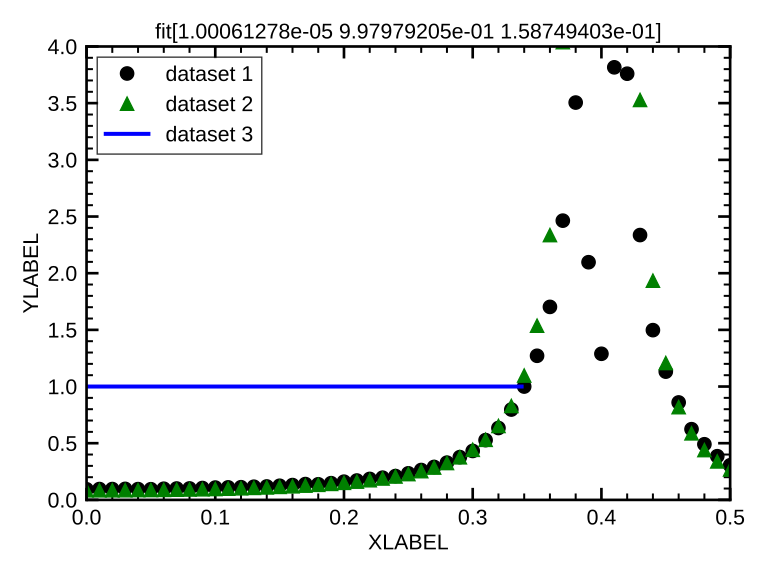

This chart was generated by the following Python code:
import sys,glob,json
import numpy as np
from tqdm import *

sys.path.insert(1,"../../../../../../../niceplot")
from niceplot import *
from nicecontour import *

from scipy.interpolate import RegularGridInterpolator
from scipy.optimize import curve_fit,minimize

sys.path.insert(1,"../../../../")
from pySEA.rayTEM.assemblies import load_microscope as mic_load
from pySEA.rayTEM import MicroscopeSection,Source,Lens,Drift,columnByName,Aperture,measureAtZ
from pySEA.rayTEM.xmlNion import lookupStrengthsXML

def main():
	#I_crit_from_2D()
	#analytical_crossover_fitting()
	#visualize_fitted()
	analytical_crossover_fitting2()
	#visualize_fitted()


def I_crit_from_2D():
	# 2D LENS SWEEPS (higher res than with PLs, but zoomed-in on where i manually found the cross-overs via wobbling)
	path = '/mnt/emmadrive/Instruments/MACSTEM/USERS/Thomas Pfeifer/TWP20260517/tools/calsweeps_CLs_v04/'
	rundict = { "A":["CL2","CL3",0], "B":["CL2","CL3",.3], # which CL, is used to focus to which other CL, and what's the 3rd's value
			"C":["CL1","CL2",0], "D":["CL1","CL3",0],
			"E":["CL3","CL2",0], "F":["CL3","CL1",0], "G":["CL2","CL1",0] }
	# SURFACE HEATMAPS (diameter vs lens A vs lens B), INTERPOLATE/SMOOTH, FIND WHERE dD/dB==0
	for k,(xlens,ylens,zval) in rundict.items():
		diameters = np.load(path+k+"_diameters.npy")
		dim_a = np.load(path+k+"_"+xlens+".npy")
		dim_b = np.load(path+k+"_"+ylens+".npy")
		#contour(diameters.T,dim_a,dim_b,heatOrContour="pix",xlabel=xlens,ylabel=ylens)
		interp = RegularGridInterpolator((dim_a,dim_b),diameters)
		int_a = np.linspace(min(dim_a),max(dim_a),1000)
		int_b = np.linspace(min(dim_b),max(dim_b),1002)
		int_aa,int_bb = np.meshgrid(int_a,int_b,indexing='ij')
		interpolated = interp((int_aa,int_bb)) #; print(np.shape(interpolated))
		dzdb=interpolated[:,1:]-interpolated[:,:-1]
		a = np.argmin( np.amax( np.absolute(dzdb), axis=1 ) ) # which "a" (PL1) value has all-low slopes (invariant wrt) "b" (PL3)
		rundict[k].append(int_a[a])
		overplot=[{"xs":[int_a[a]]*len(int_b),"ys":int_b,"kind":"line","c":"r"}]
		#	{"xs":int_a,"ys":[int_b[b]]*len(int_a),"kind":"line","c":"b"}]
		#contour(interpolated.T,int_a,int_b,heatOrContour="pix",xlabel=xlens,ylabel=ylens,title="I_crit =

	# C1 VOA SWEEP: BEAM CURRENT MAXIMIZES WHERE C1 FOCUSES TO VOA, BUT TECHNICALLY MIDDLE OF THE MAXIMA IS NOT CROSSOVER
	if os.path.exists("C1_vs_beamcurrent.npy"):
		C1s,beamcurrent = np.load("C1_vs_beamcurrent.npy").T
	else:
		files = list(sorted(glob.glob("/mnt/macstem/USERS/Thomas Pfeifer/TWP20260517/tools/calsweeps_CLs_v02/*.npy")))
		C1s = np.arange(51)*.01 ; beamcurrent = []
		for C1 in tqdm(C1s):
			for f in files:
				if "C1_"+str(C1) in f:
					print("found",C1,"in file",f.split("/")[-1])
					beamcurrent.append( np.sum( np.load(f) ) )
					break
		out = np.zeros((len(C1s),2)) ; out[:,0]=C1s ; out[:,1]=beamcurrent
		np.save("C1_vs_beamcurrent.npy",out)
	#plot([C1s],[beamcurrent])
	# θ₀  _________r₁  |		as focus is adjusted, beam edge ray is "swept"
	# .-'|'-.          |		inwards across the edge of the aperture.
	#    | \'.'-.      |r		θ₁ = θ₀ - 1/f (and recall, 1/f = K² = S I²)
	#    |  \ '.  '-.			r₁ = r₀ + θ₁ l
	#    |   \  '.    '-.		r₁ = r₀ + l θ₀ - l/f = r₀ + l θ₀ - l S I²
	# 	lens       aperture		∫ CCD dA ∝ rᵥₒₐ²/r₁²
	# |∫       ||				f(x) = A/(B-C*x²)² recognizing we can't differentiate r₀ θ₀ S
	# |       /  \				B = r₀ + l θ₀ (horizontal offset), C = l S (width), A = rᵥₒₐ² (height)
	# |__...-'    '-...__		and r₁ = 0 when r₀ + l θ₀ - l C I² = 0 or B+C*x²=0
	# |___________________K		x where r₁ is at √(B/c)
	def fun(xs,A,B,C):
		return A/(B-C*xs**2)**2
	cx = C1s[np.argmax(beamcurrent)] ; cy = np.amax(beamcurrent)
	C=.5 ; B=cx**2*C ; A=np.sqrt(cy)
	guesses = (A,B,C)
	mask = np.zeros(len(C1s))
	mask[beamcurrent>np.amax(beamcurrent)/2]=1		# FWHM
	#mask[beamcurrent>np.mean(beamcurrent)]=1
	for i in range(len(mask)):						# FILL IN HOLES (if i'm below FWHM, but i have points above and below me which are, i'm probably the noise in the middle of the peak)
		if mask[i]==0 and np.sum(mask[:i])>0 and np.sum(mask[i:])>0:
			mask[i]=1
	C1s = C1s[mask==0] ; beamcurrent = beamcurrent[mask==0]
	res,err = curve_fit(fun,C1s,beamcurrent,p0=guesses)
	A,B,C=res ; I_crit = np.sqrt(B/C)
	np.save("C1_vs_beamcurrent_fit.npy",res)
	plot( [C1s,C1s,[I_crit,I_crit]], [beamcurrent,fun(C1s,*res),[0,np.amax(beamcurrent)]], markers=['','','-'], title="I_crit="+str(np.round(I_crit,6)))
	rundict["H"]=["CL1","VOA",0,I_crit]
	with open("CLs_I_crit.json",'w') as fo:
		json.dump(rundict,fo)

# USE BOTH OF THESE ERROR FUNCTIONS TO BUILD OUT OUR FULL ERROR FUNCTION BELOW, COMPRISED OF ALL LENS CROSSOVERS
def dz_single_lens(d1,d2,C,I): # 1/f=1/d1+1/d2 where 1/f = C*I^2
	if d1==0 or d2==0: # special case: avoid div/by/zero error
		return np.inf
	return 1/d1+1/d2-C*I**2
def dz_double_lens(d1,d2,d3,C1,I1,C2,I2): # 1/f1=1/d1+1/d2a ; 1/f2=1/d2b+1/d3 ; da=d2a+d2b, where 1/f = C*I^2
	if d1==0 or d3==0:
		return np.inf
	if C1*I1**2==1/d1: # special case, will throw divide by zero error. paralel beam between lens 1 and 2, d2 is arbitrary
		return 1/d3-C2*I2**2
	d2a = 1/(C1*I1**2-1/d1)
	d2b = d2-d2a
	return 1/d2b+1/d3-C2*I2**2


def analytical_crossover_fitting():
	# LOAD CRITICAL CURRENTS: asymtotes from 2D sweeps (lens focuses to another lens)
	with open("CLs_I_crit.json",'r') as f:
		rundict = json.load(f)
	print(rundict)

	# LOAD POSITIONS FROM MICROSCOPE (built by builder.py)
	microscope = mic_load("macstem")
	element_positions = { e:microscope["condenser"].position+microscope[e].position for e in [ "CL1","VOA","CL2","CL3" ] }
	#z={ k:element_positions[kk] for k,kk in {"1":"CL1","2":"VOA","3":"CL2","4":"CL3"}.items() }
	#z1 = z["1"] ; z = { k:v-z1 for k,v in z.items() } # put CL1 at z=0, so z0 can be +/- ahead or behind
	microscope = microscope[:2] ; microscope["objective"].insert(-1,Drift(length=100))
	#microscope.show()

	# ERROR FUNCTION FOR SCIPY-MINIMIZE: residual from all analytical equations. note: equations are non-linear, so we can't matrix solve
	#                 .-|.
	#             .-'   | '.
	#         .-'       |   '.
	#     .-'           |     '.
	# .-'      d1       |  d2   '.
	# r₁ = d₁ θ₁				(1) propagation
	# θ₂ = θ₁ - r₁/f₁			(2) lens
	# r₂ = r₁ + d₂ θ₂ = 0		(3) propagation
	# θ₁ = r₁/d₁				(4) rearrange 1
	# θ₂ = -r₁/d₂				(5) rearrange 3 if r₂=0
	# -r₁/d₂ = r₁/d₁ - r₁/f₁ 	(6) plug 4,5 into 2
	# 1/f₁ = 1/d₁ + 1/d₂		(7) rerrange 6
	# B       .-'. |V     .\
	#     .-'     '|    .'  \  /
	#_.-'______1____'..'__2__\3__
	# '-.           .''.     /\
	#     '-.     .|    '.  /  \
	#         '-.  |      '/ ₁₂₃
	# r₁ = d₁ θ₁						(1) propagation 0-1
	# θ₂ = θ₁ - r₁/f₁					(2) lens 1
	# r₂ = r₁ + d₂ θ₂					(3) propagation 1-2
	# θ₃ = θ₂ - r₂/f₂					(4) lens 2
	# r₃ = r₂ + d₃ θ₃ = 0				(5) propagation 2-3
	# θ₁ = r₁/d₁						(6) rearrange 1
	# θ₂ = r₁/d₁ - r₁/f₁				(7) plug 6 into 2
	# θ₃ = -r₂/d₃						(8) rearrange 5 if r₃=0
	# -r₂/d₃ = r₁/d₁ - r₁/f₁ - r₂/f₂ 	(9) plug 8 and 7 into 4
	# r₂ = r₁ + d₂ θ₁ - d₂ r₁/f₁		(10) plug 2 into 3
	# r₂ = r₁ + d₂ r₁/d₁ - d₂ r₁/f₁		(11) plug 6 into 10
	# -r₁/d₃ - d₂ r₁/d₁/d₃ + d₂ r₁/f₁/d₃ = r₁/d₁ - r₁/f₁ - r₁/f₂ - d₂ r₁/d₁/f₂ + d₂ r₁/f₁/f₂ (12) plug 11 into 9
	# 1/f₁ + 1/f₂ + d₂/d₃/f₁ + d₂/d₁/f₂ = 1/d₁ + 1/d₃ + d₂/f₁/f₂ + d₂/d₁/d₃ (13) rearrange/simplfying 12
	# sanity check: what if d₂=0 and 1/f₂=0, i.e., delete one drift?
	# simplfies to 1/f₁ = 1/d₁ + 1/d₃
	# what if 1/f₁ =0?
	# simplifies to: 1/f₂ + d₂/d₁/f₂ = 1/d₁ + 1/d₃ + + d₂/d₁/d₃
	# OR SIMPLY:
	# 1/f₁ = 1/d₁ + 1/d₂ᵢ ; 1/f₂ = 1/d₂ⱼ + 1/d₃ ; /d₂ᵢ+d₂ⱼ=d₂

	# TESTING OUR ERROR FUNCTIONS ABOVE. SIMPLE TWO LENS SYSTEM, DETECT BOTH CROSSOVERS
	if False:
		microscope = MicroscopeSection(elements=[Source(),Lens(name="L1",strength=1.,position=1,length=0),Lens(name="L2",strength=1,position=3,length=0),Drift(length=5)])

		def dz2(d3):
			return dz_double_lens(d1=microscope["L1"].position, d2=microscope["L2"].position-microscope["L1"].position, d3=d3,
							C1=1,I1=microscope["L1"].strength,C2=1,I2=microscope["L2"].strength)**2
		def dz1(d2):
			return dz_single_lens(d1=microscope["L1"].position, d2=d2,
							C=1,I=microscope["L1"].strength)**2

		x1 = minimize(dz1,x0=-1)
		x2 = minimize(dz2,x0=1)
		microscope.show(title=str(microscope["L1"].position+x1['x'][0])+","+str(microscope["L2"].position+x2['x'][0]))

	# PARTIAL ERROR FUNCTION, CL1 FOCUSING ONLY (since it is unclear whether dDiameter/dCL1 is because CL2 or CL3 are focused into CL1, or the VOA...., but at least CL1 focusing to VOA, CL2, CL3, should be well-defined)
	def dz(C1,z0):
		deltas = []
		for k,(lensA,lensB,zval,Icrit) in rundict.items(): # A,(CL2,CL3,0,0.09) --> "CL2 focuses into CL3 at 90mA when CL1 is zero"
			if lensA!="CL1":
				continue
			d1 = element_positions["CL1"]-z0 ; d2 = element_positions[lensB]-element_positions["CL1"]
			d = dz_single_lens(d1,d2,C1,Icrit) #; print(d1,d2)
			deltas.append(d)
		return np.sum(np.asarray(deltas)**2)
	z0s = np.linspace(150,300,1000) ; funs = []
	for z0 in z0s:
		x=minimize(dz,x0=[1],args=(z0))
		funs.append(x['fun'])
	#plot([z0s],[funs])
	z0 = z0s[np.argmin(funs)]
	x=minimize(dz,x0=[1],args=(z0))
	C1 = x['x']
	# RECALL: we fitted for C in "1/f = C*I^2", not "1/f = L*(C*I)^2", so the latterC = sqrt(formerC/L)
	#microscope["CL1"].calibration = np.sqrt(C1/microscope["CL1"].length)
	microscope["CL1"].calibration_from_f_and_I(1/C1/(.25)**2,.25)

	# INSERT A GUN LENS, CALIBRATED, TO GIVE US REQUIRED CONVERGENCE INTO CL1. (gun is parallel beam)
	z_CL1 = microscope["CL1"].position
	#f_GL = 1/(1/(z_CL1/2)+1/(z0-z_CL1/2)) # 1/f = 1/d1 + 1/d2, where GL is halfway between source and CL1, and focuses to z0 THIS WOULD BE TRUE FOR DIVERGENT SOURCE, BUT WE HAVE PARALLEL
	f_GL = z0-z_CL1/2 # for a starting-parallel beam, f is just where we want it to focus to
	microscope.insert(z_CL1/2,Lens(name="GL",strength=1,length=0))
	microscope["GL"].calibration_from_f_and_I(f_GL,1)

	#for k,(lensA,lensB,zval,Icrit) in rundict.items():
	#	if lensA!="CL1":
	#		continue
	#	microscope["CL1"].strength=Icrit ; microscope["CL2"].strength = 0 ; microscope["CL3"].strength = 0
	#	microscope.show(title=k+", CL1 focuses to "+lensB)

	# PARTIAL ERROR FUNCTION FOR CL2 (use z0 for forwards-propagation, and check the backwards propagation into CL1)
	def dz(C2):
		deltas = []
		for k,(lensA,lensB,zval,Icrit) in rundict.items(): # A,(CL2,CL3,0,0.09) --> "CL2 focuses into CL3 at 90mA when CL1 is zero"
			if lensA!="CL2" or lensB!="CL3":
				continue
			z1,z2,z3 = element_positions["CL1"],element_positions["CL2"],element_positions["CL3"]
			d1 = z1-z0 ; d2 = z2-z1 ; d3 = z3-z2
			d = dz_double_lens(d1,d2,d3,C1,zval,C2,Icrit)
			deltas.append(d)
		return np.sum(np.asarray(deltas)**2)
	x=minimize(dz,x0=[1])
	C2 = x['x']
	microscope["CL2"].calibration_from_f_and_I(1/C2/(.25)**2,.25)

	#for k,(lensA,lensB,zval,Icrit) in rundict.items():
	#	if lensA!="CL2" or lensB!="CL3":
	#		continue
	#	microscope["CL1"].strength=zval ; microscope["CL2"].strength = Icrit ; microscope["CL3"].strength = 0
	#	microscope.show(title=k+", CL2 focuses to "+lensB)

	# IN THEORY, WE NOW KNOW C1, C2, WE DO NOT KNOW C3, OR z5. BUT WE HAVE CL2>CL1 (TELLS z5), AND CL3>CL2 AND CL3>CL1 (TELLS C3 and Z5)

	# PARTIAL ERROR FUNCTION FOR CL3
	def dz(C3,z5):
		deltas = []
		for k,(lensA,lensB,zval,Icrit) in rundict.items(): # A,(CL2,CL3,0,0.09) --> "CL2 focuses into CL3 at 90mA when CL1 is zero"
			if not ( (lensA=="CL3" and lensB in ["CL1","CL2"]) or (lensA=="CL2" and lensB=="CL1") ):
				continue
			if lensB=="CL1": # TWO ORDERS OF MAGNITUDE LOWER RESIDUAL (see plotted z5s vs funs below) WHEN WE FOCUS BACK TO VOA INSTEAD OF CL1.
				lensB="VOA"
			z1,z2 = element_positions[lensB],element_positions[lensA]
			d1 = z2-z1 ; d2 = z5-z2
			C = {"CL2":C2,"CL3":C3}[lensA]
			d = dz_single_lens(d1,d2,C,Icrit)
			deltas.append(d)
		return np.sum(np.asarray(deltas)**2)

	z5s = np.linspace(150,500,1000) ; funs = []
	for z5 in z5s:
		x=minimize(dz,x0=[1],args=(z5))
		funs.append(x['fun'])
	plot([z5s],[funs],ylim=[0,.0001])
	z5 = z5s[np.argmin(funs)]
	x=minimize(dz,x0=[1],args=(z5))
	C3 = x['x']
	microscope["CL3"].calibration_from_f_and_I(1/C3/(.25)**2,.25)

	# RELOAD, UPDATE MODEL, SAVE OFF
	microscope2 = mic_load("macstem")

	for n in range(1,4):
		microscope2["CL"+str(n)].calibration = microscope["CL"+str(n)].calibration
	microscope2["OL1"].calibration = microscope["OL1"].calibration
	microscope2.insert(microscope["GL"].position,microscope["GL"])
	microscope2["VOA"].name = ""
	microscope2.insert(microscope["VOA"].position,microscope["VOA"])
	microscope2.save("macstem_calibratedCL")

def visualize_fitted():
	with open("CLs_I_crit.json",'r') as f:
		rundict = json.load(f)
	print(rundict)

	microscope = mic_load("macstem_calibratedCLPL")[:"PL1"]

	for k,(lensA,lensB,zval,Icrit) in rundict.items(): # A,(CL2,CL3,0,0.09) --> "CL2 focuses into CL3 at 90mA when CL1 is zero"
		#continue
		if microscope.get_element_position(lensA) > microscope.get_element_position(lensB):
			continue
		microscope[lensA].strength = Icrit
		microscope[lensB].strength = 0
		lensC = ["CL1","VOA","CL2","CL3"] ; del lensC[lensC.index(lensA)] ; del lensC[lensC.index(lensB)] ; lensC=lensC[0]
		microscope[lensC].strength = zval
		microscope.show(title=k+", "+lensA+" focuses into "+lensB)

	C1s,beamcurrent = np.load("C1_vs_beamcurrent.npy").T
	beamcurrent_2 = beamcurrent[C1s<.375] ; C1s_2=C1s[C1s<.375]
	beamcurrent/=np.amax(beamcurrent_2) ; beamcurrent_2/=np.amax(beamcurrent_2)
	modelcurrent = []
	for c1 in C1s_2:
		microscope["CL1"].strength = c1
		r1 = microscope.propagate_ray()
		modelcurrent.append( r1[-1,-1,columnByName('I')] )
	plot([C1s*1000,C1s_2*1000],[beamcurrent,modelcurrent],xlabel="C1 current (mA)",ylabel="beam current (a.u.)",labels=["measured","modeled"],title="",filename="CL_VOA.svg",ylim=[0,None],xlim=[0,500])

# analytical_crossover_fitting did individual fitting: CL1 first, then CL2, then CL3. HERE, we do simultaneous?
def analytical_crossover_fitting2():

	# LOAD CRITICAL CURRENTS: asymtotes from 2D sweeps (lens focuses to another lens)
	with open("CLs_I_crit.json",'r') as f:
		rundict = json.load(f)
	print(rundict)

	# LOAD POSITIONS FROM MICROSCOPE (built by builder.py)
	microscope = mic_load("macstem")[:"PL1"]
	element_positions = { e:microscope["condenser"].position+microscope[e].position for e in [ "CL1","VOA","CL2","CL3" ] }

	# FULL ERROR FUNCTION, COMPRISED OF ALL LENS CROSSOVERS
	def dz(vals,z0,z5):
		if len(vals)==5:
			Cs = vals[:3] ; z0=1/vals[3] ; z5 = 1/vals[4]
		else:
			Cs = vals
		deltas = []
		for k,(lensA,lensB,zval,Icrit) in rundict.items(): # A,(CL2,CL3,0,0.09) --> "CL2 focuses into CL3 at 90mA when CL1 is zero"
			#microscope[lensA].strength = Icrit		# lens being used to focus into....
			#microscope[lensB].strength = 0			# lens being focused into (strength doesn't matter)
			#lensC = ["CL1","VOA","CL2","CL3"]		# remaining lens
			#del lensC[lensC.index(lensA)] ; del lensC[lensC.index(lensB)] ; lensC=lensC[0]
			#microscope[lensC].strength = zval
			if lensA=="CL2" and lensB=="CL3": # CL1/CL2 --> CL3
				C1,C2,C3 = Cs
				I1 = zval ; I2 = Icrit
				d1 = element_positions["CL1"] - z0
				d2 = element_positions["CL2"] - element_positions["CL1"]
				d3 = element_positions["CL3"] - element_positions["CL2"]
				d = dz_double_lens(d1,d2,d3,C1,I1,C2,I2)
			if lensB == "CL1": # CL1 <-- CL2 or CL3. we should actually use VOA for the position
				C = vals[ ["CL1","CL2","CL3"].index(lensA) ]
				I = Icrit
				d1 = element_positions[lensA] - element_positions["VOA"]
				d2 = z5 - element_positions[lensA]
				d = dz_single_lens(d1,d2,C,I)
			if lensA == "CL1": # simple forward-propagation
				C=vals[0] ; I=Icrit
				d1 = element_positions["CL1"] - z0
				d2 = element_positions[lensB]-element_positions["CL1"]
				d = dz_single_lens(d1,d2,C,I)
			if lensA == "CL3" and lensB == "CL2": # simple backwards propagation
				C=vals[2] ; I=Icrit
				d1 = element_positions[lensA] - element_positions[lensB]
				d2 = z5 - element_positions[lensA]
				d = dz_single_lens(d1,d2,C,I)
			deltas.append( d )
		return np.sum(np.asarray(deltas)**2)

	# FOR A RANGE OF TRIAL z0 z5 (since fitting seemed to be bad at finding z0 in the PL section)
	z0 = 218.1818181818182 ; z5 = 312.0
	if False:
		z0s = np.linspace(150,400,100)
		z5s = np.linspace(200,1000,101)
		#z0s = np.concatenate((np.linspace(-1000,-100,50),np.linspace(100,1000,50)))
		#z5s = np.concatenate((np.linspace(-1000,-100,50),np.linspace(100,1000,51)))
		funs = np.zeros((len(z0s),len(z5s)))
		for i,z0 in enumerate(tqdm(z0s)):
			for j,z5 in enumerate(z5s):
				x=minimize(dz,x0=[1,1,1],args=(z0,z5))
				fun=x['fun']
				if not np.isnan(fun) and np.isfinite(fun):
					funs[i,j]=fun
				else:
					funs[i,j]=-1
		funs[funs==-1] = np.nanmax(funs)

		contour(np.log(funs.T),z0s,z5s,heatOrContour="pix")

		where = np.where(funs==np.amin(funs))
		z0 = z0s[where[0][0]] ; z5 = z5s[where[1][0]]
		print(where,z0,z5)

	x=minimize(dz,x0=[1,1,1],args=(z0,z5))
	print(x)
	#x=minimize(dz,x0=[1,1,1,1/z0,1/z5],args=(220,275))
	#print(x['x'][:3],1/x['x'][3:],x['fun'])

	# UPDATE MICROSCOPE OBJECT WITH FITTED
	for n in range(3):
		# RECALL: we fitted for C in "1/f = C*I^2", not "1/f = L*(C*I)^2", so the latterC = sqrt(formerC/L)
		microscope["CL"+str(n+1)].calibration = np.sqrt(x['x'][n]/microscope["CL"+str(n+1)].length)
		#microscope["PL"+str(i)].calibration = [0,np.sqrt(x_PLs['x'][i-1]/microscope["PL"+str(i)].length)]

	# INSERT A GUN LENS, CALIBRATED, TO GIVE US REQUIRED CONVERGENCE INTO CL1. (gun is parallel beam)
	z_CL1 = microscope["CL1"].position
	#f_GL = 1/(1/(z_CL1/2)+1/(z0-z_CL1/2)) # 1/f = 1/d1 + 1/d2, where GL is halfway between source and CL1, and focuses to z0 THIS WOULD BE TRUE FOR DIVERGENT SOURCE, BUT WE HAVE PARALLEL
	f_GL = z0-z_CL1/2 # for a starting-parallel beam, f is just where we want it to focus to
	microscope.insert(z_CL1/2,Lens(name="GL",strength=1,length=0))
	microscope["GL"].calibration_from_f_and_I(f_GL,1)

	# NEXT, FIT FOR OL1 CALIBRATION BASED ON z5 AND SAMPLE POSITION
	z_OL = microscope["objective"].position + microscope["OL1"].position
	z_sample = microscope["objective"].position + microscope["sample"].position
	f_OL = 1/(1/(z_OL-z5)+1/(z_sample-z_OL))
	microscope["OL1"].calibration_from_f_and_I(f_OL,microscope["OL1"].strength)


	for k,(lensA,lensB,zval,Icrit) in rundict.items(): # A,(CL2,CL3,0,0.09) --> "CL2 focuses into CL3 at 90mA when CL1 is zero"
		continue
		if microscope.get_element_position(lensA) > microscope.get_element_position(lensB):
			continue
		microscope[lensA].strength = Icrit
		microscope[lensB].strength = 0
		lensC = ["CL1","VOA","CL2","CL3"] ; del lensC[lensC.index(lensA)] ; del lensC[lensC.index(lensB)] ; lensC=lensC[0]
		microscope[lensC].strength = zval
		microscope.show(title=k+", "+lensA+" focuses into "+lensB)

	#sys.exit()

	# AND FINALLY, FIT FOR APERTURE DIAMETER (relative to initial beam parameters) BASED ON CURRENT SWEEP
	A,B,C = np.load("C1_vs_beamcurrent_fit.npy")
	C1s,beamcurrent = np.load("C1_vs_beamcurrent.npy").T
	#beamcurrent = beamcurrent[C1s<.375] ; C1s=C1s[C1s<.375]
	mask = np.zeros(len(C1s)) ; mask[C1s<.335]=1 ; mask[C1s>.445]=1
	beamcurrent = beamcurrent[mask==1] ; C1s=C1s[mask==1]
	beamcurrent/=np.amax(beamcurrent) #beamcurrent[np.argmin(np.absolute(C1s-.338))]
	#mask = np.zeros(len(C1s))
	#mask[beamcurrent>np.amax(beamcurrent)/2]=1		# FWHM
	#mask[beamcurrent>np.mean(beamcurrent)]=1
	#for i in range(len(mask)):						# FILL IN HOLES (if i'm below FWHM, but i have points above and below me which are, i'm probably the noise in the middle of the peak)
	#	if mask[i]==0 and np.sum(mask[:i])>0 and np.sum(mask[i:])>0:
	#		mask[i]=1
	#C1s = C1s[mask==0] ; beamcurrent = beamcurrent[mask==0]
	#beamcurrent/=np.amax(beamcurrent)
	#plot([C1s],[beamcurrent])
	# recall, in I_crit_from_2D() we said:		  r₀'-.θ₀  |
	# r₁ = r₀ + l θ₀ - l/f = r₀ + l θ₀ - l S I²		|   '-.|r₁
	# ∫ CCD(z,A) dA ∝ rᵥₒₐ²/r₁(z)²					|       '-.
	# f(z) = A/(B-C*z²)²							|  l        '-.z0
	# --> A = rᵥₒₐ², B --> r₀ + l θ₀, but now we think we know θ₀?
	# but we said "prortional to": ∫ CCD(z,A) dA ∝ rᵥₒₐ²/r₁(z)²: don't know scaling of CCD intensity between A and true rᵥₒₐ²
	# instead, let's fix our "15i" reference setting to max current?
	microscope["CL1"].strength = lookupStrengthsXML("S_Condensers/30mrad15iRef/C1 ConstW",filename="AS2restore_20260103.xml")
	print(microscope["CL1"].strength)
	r1 = microscope.propagate_ray()
	x,y,xt,yt,R,I = measureAtZ(microscope["condenser"].position+microscope["VOA"].position,rays=r1)
	microscope["VOA"].name = "VOA_d"
	def dz(C1s,radius,dz,scaling):
		new = microscope.copy()
		new.insert(microscope["VOA_d"].position+dz,Aperture(name="VOA",radius=radius))
		modelcurrent = []
		#microscope.show()
		for c1 in C1s:
			new["CL1"].strength = c1
			r1 = new.propagate_ray()
			modelcurrent.append( r1[-1,-1,columnByName('I')] )
		modelcurrent = np.asarray(modelcurrent)
		return modelcurrent/scaling #np.amax(modelcurrent[C1s<.365])
	guesses = ( abs(x)*.5, .78,.2 )
	#guesses = (9.966e-02 , 1.898e-01, .09)
	plot([C1s,C1s],[beamcurrent,dz(C1s,*guesses)],title="guesses")
	print("MSE",np.sum((beamcurrent-dz(C1s,*guesses))**2))
	res,err = curve_fit(dz,C1s,beamcurrent,p0=guesses)
	print("MSE",np.sum((beamcurrent-dz(C1s,*res))**2))

	C1s,beamcurrent = np.load("C1_vs_beamcurrent.npy").T
	beamcurrent/=np.amax(beamcurrent[mask==1]) #beamcurrent[np.argmin(np.absolute(C1s-.338))]
	modelcurrent = dz(C1s,*res)
	norm = beamcurrent[np.argmin(np.absolute(C1s-.338))]
	beamcurrent/=norm ; modelcurrent/=norm
	plot([C1s,C1s,[0,.338]],[beamcurrent,modelcurrent,[1,1]],title="fit"+str(res),markers=['','','-'],xlim=[0,.5],ylim=[0,4],filename="CLs.svg")
	microscope.insert(microscope["VOA_d"].position+res[1],Aperture(name="VOA",radius=res[0]))

	# RELOAD, UPDATE MODEL, SAVE OFF
	microscope2 = mic_load("macstem")

	for n in range(1,4):
		microscope2["CL"+str(n)].calibration = microscope["CL"+str(n)].calibration
	microscope2["OL1"].calibration = microscope["OL1"].calibration
	microscope2.insert(microscope["GL"].position,microscope["GL"])
	microscope2["VOA"].name = ""
	microscope2.insert(microscope["VOA"].position,microscope["VOA"])
	microscope2.save("macstem_calibratedCL")

main()
